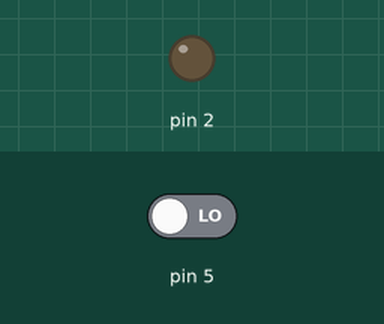
Bench run of a sketch on a simulated Arduino Uno, built with avr-gcc and run on an emulated ATmega328P. Shown: output pins drawn as LEDs (lit = HIGH). The inputs (shaded band) are chosen by the test bench; at power-on: pin 5 LOW. What the sketch prints to the serial monitor is not drawn.

Above: at 1.2 s.
1.3 s: pin 5 driven HIGH
At 2.5 s:
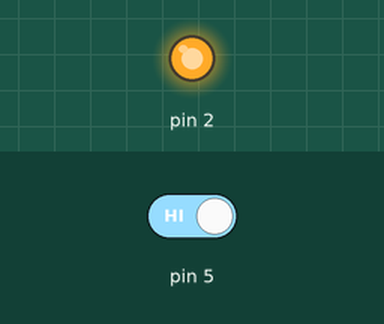
2.8 s: pin 5 driven LOW
At 3.8 s:
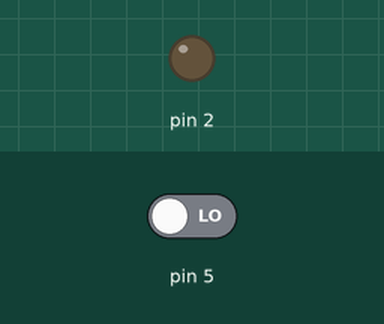
Timing chart, 0 to 5.8 s (numbered marks = the images above; inputs shaded):
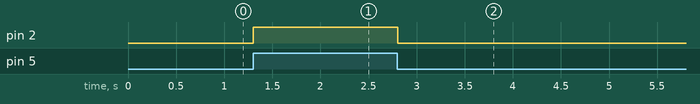

The sketch:

motiondetection.ino
```cpp
void setup(){
  pinMode(5,INPUT);
  pinMode(2,OUTPUT);
  Serial.begin(115200);
}
void loop(){
  bool value=digitalRead(5);

  if(value==1){
    Serial.println("Motion detected.");
    digitalWrite(2,HIGH);

  }
  else{
    Serial.println("No motion.");
    digitalWrite(2,LOW);
  }
}
```

Measured:
- after the input at 1.3 s, pin 2: LOW → HIGH at once
- after the input at 2.8 s, pin 2: HIGH → LOW at once
